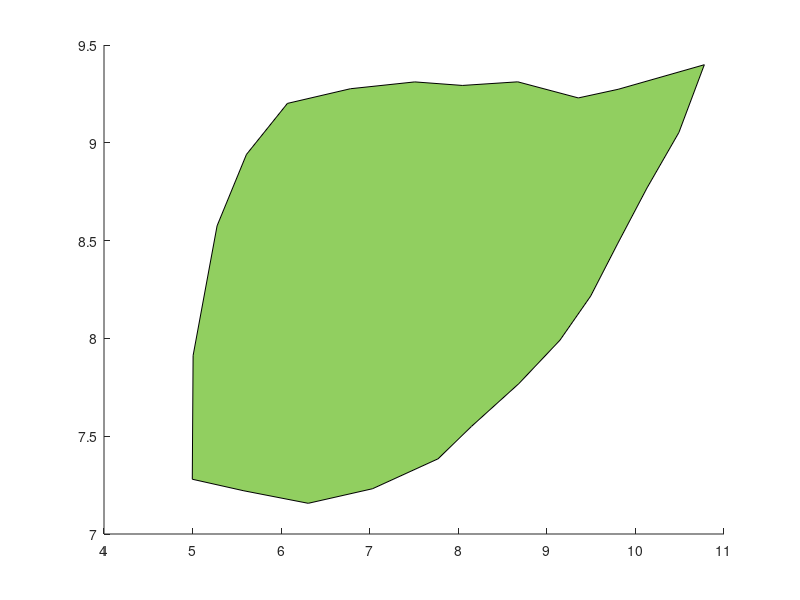

MATLAB code to generate this figure: (Note: this script raises an error after producing the figure.)
%% script_2

% %read in data
% data = csvread('data/leaf.cvs');
% %plot data
% l = patch(data(:,1), data(:,2), 'green');
% l.LineWidth = 2;

%% This section has the fixed code if you are struggling to debug!

% %read in data
% data = csvread('leaf.csv'); % correct filename
% %plot data
% l = patch(data(:,1), data(:,2), 'green');
% l.LineWidth = 2;

%% SOLUTION: Breakout 2

%read in data
data = csvread('leaf.csv');
%plot data
l = patch(data(:,1), data(:,2), [145,207,96]/255); % divide by 255 to normalize value between 0 and 1
l.LineWidth = 1; % change to 1
